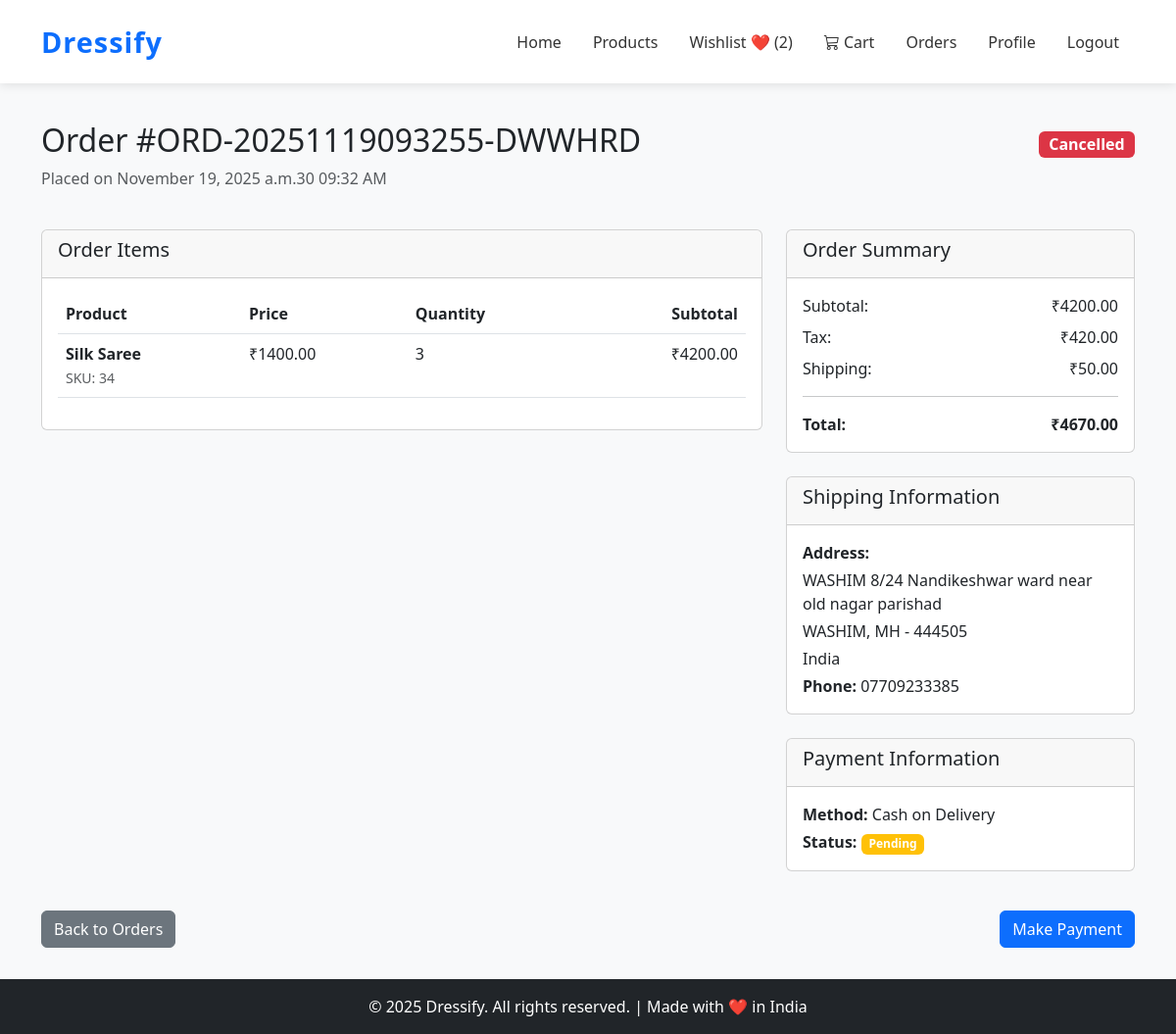
The page /orders/13/ (signed in) on the database its author committed.
### orders/models.py (models this page shows, shortened)
class Order(models.Model):
    STATUS_CHOICES = [
        ('pending', 'Pending'),
        ('processing', 'Processing'),
        ('shipped', 'Shipped'),
        ('delivered', 'Delivered'),
        ('cancelled', 'Cancelled'),
        ('refunded', 'Refunded'),
    ]
    PAYMENT_METHOD_CHOICES = [
        ('cod', 'Cash on Delivery'),
        ('card', 'Credit/Debit Card'),
        ('upi', 'UPI'),
        ('netbanking', 'Net Banking'),
        ('wallet', 'Wallet'),
    ]
    user = models.ForeignKey(User, on_delete=models.CASCADE, related_name='orders')
    order_number = models.CharField(max_length=50, unique=True, editable=False)
    status = models.CharField(max_length=20, choices=STATUS_CHOICES, default='pending')
    subtotal = models.DecimalField(max_digits=10, decimal_places=2, validators=[MinValueValidator(Decimal('0.00'))])
    tax = models.DecimalField(max_digits=10, decimal_places=2, default=Decimal('0.00'), validators=[MinValueValidator(Decimal('0.00'))])
    shipping_cost = models.DecimalField(max_digits=10, decimal_places=2, default=Decimal('0.00'), validators=[MinValueValidator(Decimal('0.00'))])
    total = models.DecimalField(max_digits=10, decimal_places=2, validators=[MinValueValidator(Decimal('0.00'))])
    shipping_address = models.TextField()
    shipping_city = models.CharField(max_length=100)
    shipping_state = models.CharField(max_length=100)
    shipping_zip_code = models.CharField(max_length=20)
    shipping_country = models.CharField(max_length=100, default='India')
    shipping_phone = models.CharField(max_length=15)
    payment_method = models.CharField(max_length=20, choices=PAYMENT_METHOD_CHOICES, default='cod')
    payment_status = models.BooleanField(default=False)
    created_at = models.DateTimeField(auto_now_add=True)
    updated_at = models.DateTimeField(auto_now=True)
    class Meta:
        ordering = ['-created_at']
        indexes = [
            models.Index(fields=['order_number']),
            models.Index(fields=['user', '-created_at']),
            models.Index(fields=['status']),
        ]
    def get_status_badge_class(self):
        status_classes = {
            'pending': 'warning',
            'processing': 'info',
            'shipped': 'primary',
            'delivered': 'success',
            'cancelled': 'danger',
            'refunded': 'secondary',
        }
        return status_classes.get(self.status, 'secondary')
    def get_status_display_class(self):
        return self.get_status_badge_class()

class OrderItem(models.Model):
    order = models.ForeignKey(Order, on_delete=models.CASCADE, related_name='items')
    product = models.ForeignKey('products.Product', on_delete=models.CASCADE, related_name='order_items')
    quantity = models.PositiveIntegerField(validators=[MinValueValidator(1)])
    price = models.DecimalField(max_digits=10, decimal_places=2, validators=[MinValueValidator(Decimal('0.00'))])
    subtotal = models.DecimalField(max_digits=10, decimal_places=2, validators=[MinValueValidator(Decimal('0.00'))])
    created_at = models.DateTimeField(auto_now_add=True)
    class Meta:
        ordering = ['-created_at']

### products/models.py (models this page shows, shortened)
class Product(models.Model):
    category = models.ForeignKey(Category, on_delete=models.CASCADE, related_name='products')
    name = models.CharField(max_length=200)
    slug = models.SlugField(max_length=220, unique=True, blank=True)
    sku = models.CharField(max_length=50, unique=True, help_text="Stock Keeping Unit (Unique Product ID)")
    description = models.TextField()
    price = models.DecimalField(max_digits=10, decimal_places=2)
    discount_price = models.DecimalField(max_digits=10, decimal_places=2, blank=True, null=True)
    stock = models.PositiveIntegerField(default=0)
    available = models.BooleanField(default=True)
    brand = models.CharField(max_length=100, blank=True, null=True)
    image = models.ImageField(upload_to='product_images/', blank=True, null=True)
    tags = models.CharField(max_length=255, blank=True, help_text="Comma-separated tags for search")
    rating = models.DecimalField(max_digits=3, decimal_places=2, default=0.0)
    created_at = models.DateTimeField(auto_now_add=True)
    updated_at = models.DateTimeField(auto_now=True)
    class Meta:
        ordering = ['-created_at']
        indexes = [
            models.Index(fields=['id', 'slug']),
            models.Index(fields=['name']),
        ]

### orders/views.py (the view)
# urls.py: path('<int:order_id>/', views.OrderDetailView.as_view(), name='detail'),
class OrderDetailView(LoginRequiredMixin, View):
    template_name = 'orders/order_detail.html'
    def get(self, request, order_id):
        order = get_object_or_404(Order, id=order_id)
        if not request.user.is_staff and order.user != request.user:
            messages.error(request, 'Permission denied.')
            return redirect('orders:list')
        return render(request, self.template_name, {
            'order': order,
            'order_items': order.items.all(),
            'page_title': f'Order {order.order_number}'
        })

### orders/templates/orders/Order_detail.html (shortened to what this page needs)
{% extends 'base.html' %}
{% load static %}
{% block content %}
<div class="container my-5">
    <div class="row">
        <div class="col-md-12 mb-4">
            <div class="d-flex justify-content-between align-items-center">
                <h2>Order #{{ order.order_number }}</h2>
                <span class="badge bg-{{ order.get_status_display_class }} fs-6">
                    {{ order.get_status_display }}
                </span>
            </div>
            <p class="text-muted">Placed on {{ order.created_at|date:"F d, Y at h:i A" }}</p>
        </div>
        <div class="col-md-8">
            <div class="card mb-4">
                <div class="card-header">
                    <h5>Order Items</h5>
                </div>
                <div class="card-body">
                    <div class="table-responsive">
                        <table class="table table-hover">
                            <thead>
                                <tr>
                                    <th>Product</th>
                                    <th>Price</th>
                                    <th>Quantity</th>
                                    <th class="text-end">Subtotal</th>
                                </tr>
                            </thead>
                            <tbody>
                                {% for item in order_items %}
                                <tr>
                                    <td>
                                        <strong>{{ item.product.name }}</strong><br>
                                        <small class="text-muted">SKU: {{ item.product.sku }}</small>
                                    </td>
                                    <td>₹{{ item.price }}</td>
                                    <td>{{ item.quantity }}</td>
                                    <td class="text-end">₹{{ item.subtotal }}</td>
                                </tr>
                                {% empty %}
                                <tr>
                                    <td colspan="4" class="text-center">No items found</td>
                                </tr>
                                {% endfor %}
                            </tbody>
                        </table>
                    </div>
                </div>
            </div>
        </div>
        <div class="col-md-4">
            <div class="card mb-4">
                <div class="card-header">
                    <h5>Order Summary</h5>
                </div>
                <div class="card-body">
                    <div class="d-flex justify-content-between mb-2">
                        <span>Subtotal:</span>
                        <span>₹{{ order.subtotal }}</span>
                    </div>
                    <div class="d-flex justify-content-between mb-2">
                        <span>Tax:</span>
                        <span>₹{{ order.tax }}</span>
                    </div>
                    <div class="d-flex justify-content-between mb-2">
                        <span>Shipping:</span>
                        <span>₹{{ order.shipping_cost }}</span>
                    </div>
                    <hr>
                    <div class="d-flex justify-content-between">
                        <strong>Total:</strong>
                        <strong>₹{{ order.total }}</strong>
                    </div>
                </div>
            </div>
            <div class="card mb-4">
                <div class="card-header">
                    <h5>Shipping Information</h5>
                </div>
                <div class="card-body">
                    <p class="mb-1"><strong>Address:</strong></p>
                    <p class="mb-1">{{ order.shipping_address }}</p>
                    <p class="mb-1">{{ order.shipping_city }}, {{ order.shipping_state }} - {{ order.shipping_zip_code }}</p>
                    <p class="mb-1">{{ order.shipping_country }}</p>
                    <p class="mb-0"><strong>Phone:</strong> {{ order.shipping_phone }}</p>
                </div>
            </div>
            <div class="card mb-4">
                <div class="card-header">
                    <h5>Payment Information</h5>
                </div>
                <div class="card-body">
                    <p class="mb-1"><strong>Method:</strong> {{ order.get_payment_method_display }}</p>
                    <p class="mb-0">
                        <strong>Status:</strong>
                        {% if order.payment_status %}
                            <span class="badge bg-success">Paid</span>
                        {% else %}
                            <span class="badge bg-warning">Pending</span>
                        {% endif %}
                    </p>
                </div>
            </div>
        </div>
    </div>
    <div class="row mt-3">
        <div class="col-md-12">
            <a href="{% url 'orders:list' %}" class="btn btn-secondary">Back to Orders</a>
            {% if not order.payment_status %}
            <a href="{% url 'orders:start_payment' order.id %}" class="btn btn-primary float-end">Make Payment</a>
            {% endif %}
        </div>
    </div>
</div>
{% endblock %}

### Accounts/templates/base.html (shortened to what this page needs)
{% load static %}
<!DOCTYPE html>
<html lang="en">
<head>
    <link href="https://cdn.jsdelivr.net/npm/bootstrap@5.3.0/dist/css/bootstrap.min.css" rel="stylesheet">
    <link rel="stylesheet" href="https://cdn.jsdelivr.net/npm/bootstrap-icons@1.11.1/font/bootstrap-icons.css">
</head>
<body>
    <nav class="navbar navbar-expand-lg navbar-light">
        <div class="container">
            <a class="navbar-brand" href="{% url 'home' %}">Dressify</a>
            <div class="collapse navbar-collapse" id="navbarNav">
                <ul class="navbar-nav ms-auto align-items-center">
                    <li class="nav-item"><a class="nav-link" href="{% url 'home' %}">Home</a></li>
                    <li class="nav-item"><a class="nav-link" href="{% url 'products:product_list' %}">Products</a></li>
                    <li class="nav-item">
                        <a href="{% url 'wishlist:wishlist' %}" class="nav-link">
                            Wishlist ❤️ ({{ request.user.wishlist_items.count }})
                        </a>
                    </li>
                    <li class="nav-item position-relative">
                        <a class="nav-link" href="{% url 'cart:cart_view' %}">
                            <i class="bi bi-cart3"></i>
                            Cart
                        </a>
                    </li>
                    {% if user.is_authenticated %}
                    <li class="nav-item"><a class="nav-link" href="{% url 'orders:list' %}">Orders</a></li>
                    <li class="nav-item"><a class="nav-link" href="{% url 'profile' %}">Profile</a></li>
                    <li class="nav-item"><a class="nav-link" href="{% url 'logout' %}">Logout</a></li>
                    {% else %}
                    <li class="nav-item"><a class="nav-link" href="{% url 'login' %}">Login</a></li>
                    <li class="nav-item"><a class="nav-link" href="{% url 'register' %}">Register</a></li>
                    {% endif %}
                </ul>
            </div>
        </div>
    </nav>
    {% block content %}{% endblock %}
    <footer>
        <div class="copyright text-center">
            © 2025 Dressify. All rights reserved. | Made with ❤️ in India
        </div>
    </footer>
</body>
</html>

### Accounts/templates/base.html (style rules this page uses)
body { background-color: #f8f9fa; padding-top: 76px; }
.navbar { background-color: #ffffff !important; box-shadow: 0 2px 10px rgba(0, 0, 0, 0.1); padding: 1rem 0; position: fixed; top: 0; left: 0; right: 0; width: 100%; z-index: 1000; }
.navbar-brand { font-weight: bold; color: #0d6efd !important; font-size: 1.8rem; letter-spacing: 1px; transition: color 0.3s ease; }
.navbar-nav .nav-link { color: #333 !important; font-weight: 500; margin: 0 0.5rem; transition: color 0.3s ease; position: relative; }
.navbar-nav .nav-link::after { content: ''; position: absolute; width: 0; height: 2px; bottom: 0; left: 50%; background-color: #0d6efd; transition: all 0.3s ease; transform: translateX(-50%); }
footer { background: #212529; color: white; text-align: center; padding: 1rem 0; margin-top: -1rem; }

### rows shown on the page
Order: order_number "ORD-20251119093255-DWWHRD", status "Cancelled", created_at "November 19, 2025 a.m.30 09:32 AM", subtotal "4200.00", tax "420.00", shipping_cost "50.00", total "4670.00", shipping_address "WASHIM 8/24 Nandikeshwar ward near old nagar parishad", shipping_city "WASHIM", shipping_state "MH", shipping_zip_code "444505", shipping_country "India", shipping_phone "07709233385", payment_method "Cash on Delivery"
OrderItem: product.name "Silk Saree", product.sku "34", price "1400.00", quantity "3", subtotal "4200.00"

### other values the page prints
{{ request.user.wishlist_items.count }} "2"
